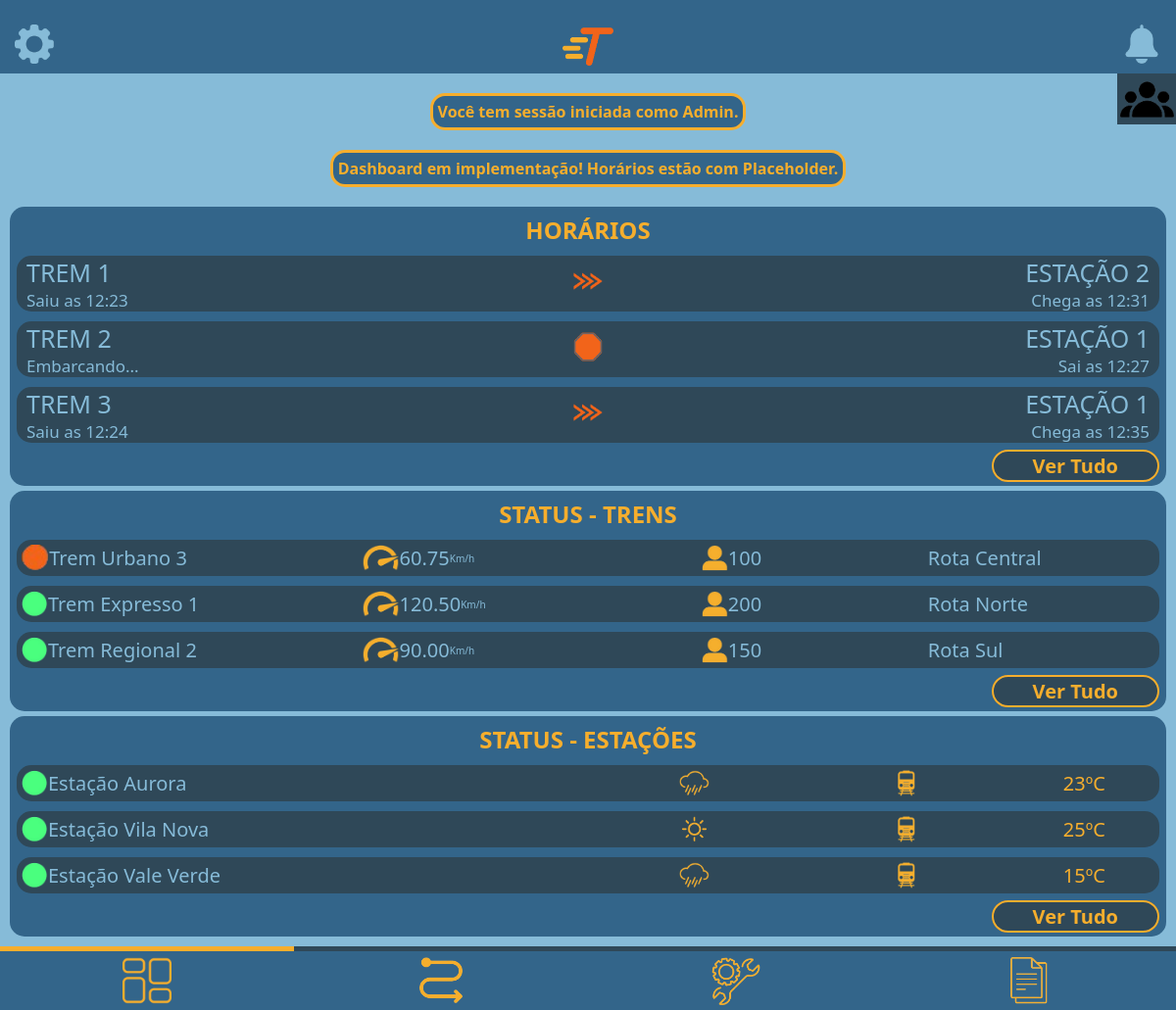
Screenshot of /private/user/dashboard/dashboard.php (signed in) with the database file from the repository.
### tables this page shows
CREATE TABLE usuarios(
	id INT AUTO_INCREMENT NOT NULL PRIMARY KEY,
    cargo ENUM('Administrador', 'Mecânico', 'Faxineiro', 'Supervisor', 'Operário', 'Piloto') NOT NULL,
    salario DECIMAL(10, 2) NOT NULL,
    genero ENUM('Feminino', 'Masculino', 'Prefiro não dizer', 'Outro') NOT NULL,
    dataNascimento DATE NOT NULL,
    senha VARCHAR(255) NOT NULL,
    email VARCHAR(255) NOT NULL,
    nome VARCHAR(120) NOT NULL,
    cpf VARCHAR(11) UNIQUE NOT NULL,
    tipo ENUM('admin', 'funcionario') NOT NULL,
    imagemPerfil VARCHAR(120) NULL
);

CREATE TABLE estacoes(
	id INT AUTO_INCREMENT NOT NULL PRIMARY KEY,
    nomeEstacao ENUM('Estação Aurora', 'Estação Vila Nova', 'Estação Vale Verde', 'Estação São Pedro') NOT NULL,
    temperatura DECIMAL NOT NULL,
    estaChovendo BOOLEAN NOT NULL
);

### private/user/dashboard/dashboard.php (the view, shortened to what this page needs)
<?php
include '../../conexao/conexao.php';
$id = $_SESSION['user_id'];
$sqlUsers = "SELECT nome FROM usuarios WHERE id=$id";
$resultUsers = $conn->query($sqlUsers);
$user = $resultUsers->fetch_assoc();
$sqlTrens = 'SELECT trens.nome AS nomeTrem, rotas.nome AS nomeRota, ativo, quantidadePassageiros, velocidade, idRota FROM trens INNER JOIN rotas ON rotas.id = idRota';
$resultTrens = $conn->query($sqlTrens);
$sqlEstacoes = 'SELECT id, nomeEstacao, temperatura, estaChovendo FROM estacoes';
$resultEstacoes = $conn->query($sqlEstacoes);
?>
<!DOCTYPE html>
<html lang="pt-BR">
<head>
    <link rel="stylesheet" href="../../../style/style.css">
</head>
<body>
    <header class="headerPrincipal">
    <a href="../../../private/<?php if($_SESSION['tipo'] == 'admin'){echo 'admin/config/configAdmin.php';} else {echo 'user/config/configFuncionario.php';}?>"><img src="../../../assets/icons/header/engrenagemIcone.png" alt="Configurações"></a>
    <img src="../../../assets/logos/logoPequena.png" alt="Logo">
    <a href="../alertas.php"><img src="../../../assets/icons/header/sinoIcone.png" alt="Notificações"></a>
</header>
    <a href="usuarios.php"><div class='quadradoUsuarios'>
        <img id="iconeUsuarios" src="../../../assets/icons/dashboard/botaoVisualizarUsuarios.png" alt="Botão para visualizar usuários">
    </div>
    </a>
     <h4 class="flexCentro" style="background-color: #33658a; width:fit-content; text-align:center; margin:20px auto; padding: 5px; border: solid 3px #f6ae2d; border-radius: 15px; color:#f6ae2d;">Você tem sessão iniciada como <?=$user['nome']?>.</h4>
     <h4 class="flexCentro" style="background-color: #33658a; width:fit-content; text-align:center; margin:20px auto; padding: 5px; border: solid 3px #f6ae2d; border-radius: 15px; color:#f6ae2d;">Dashboard em implementação! Horários estão com Placeholder.</h4>
    <section class="secaoInfo">
        <h2>HORÁRIOS</h2>
        <div class="dadoInfo dashboard">
            <div class="dadoInfoLeft">
                <p class="textoPrincipalDado">TREM 1</p>
                <p class="textoSecundarioDado">Saiu as 12:23</p>
            </div>
            <div class="dadoInfoCenter">
                <img src="../../../assets/icons/dashboard/trafegandoIcone.png" alt="iconeTrafegando">
            </div>
            <div class="dadoInfoRight">
                <p class="textoPrincipalDado">ESTAÇÃO 2</p>
                <p class="textoSecundarioDado">Chega as 12:31</p>
            </div>
        </div>
        <div class="dadoInfo dashboard">
            <div class="dadoInfoLeft">
                <p class="textoPrincipalDado">TREM 2</p>
                <p class="textoSecundarioDado">Embarcando...</p>
            </div>
            <div class="dadoInfoCenter">
                <img src="../../../assets/icons/dashboard/paradoIcone.png" alt="iconeParado">
            </div>
            <div class="dadoInfoRight">
                <p class="textoPrincipalDado">ESTAÇÃO 1</p>
                <p class="textoSecundarioDado">Sai as 12:27</p>
            </div>
        </div>
        <div class="dadoInfo dashboard">
            <div class="dadoInfoLeft">
                <p class="textoPrincipalDado">TREM 3</p>
                <p class="textoSecundarioDado">Saiu as 12:24</p>
            </div>
            <div class="dadoInfoCenter">
                <img src="../../../assets/icons/dashboard/trafegandoIcone.png" alt="iconeTrafegando">
            </div>
            <div class="dadoInfoRight">
                <p class="textoPrincipalDado">ESTAÇÃO 1</p>
                <p class="textoSecundarioDado">Chega as 12:35</p>
            </div>
        </div>
        <div class="textoDireita">
            <a href="horarios.php" class="botaoAmarelo">Ver Tudo</a>
        </div>
    </section>
    <section class="secaoInfo">
        <h2>STATUS - TRENS</h2>
        <?php
            while ($row = $resultTrens->fetch_assoc()) {
                echo "<div class='dadoStatusTrens'>
                <div class='tremStatus1'>";
                if($row['ativo']){
                    echo "<img src='../../../assets/icons/dashboard/circuloVerdeIcone.png' alt='simboloStatusVerde'>";
                }else{
                    echo "<img src='../../../assets/icons/dashboard/circuloLaranjaIcone.png' alt='simboloStatusVermelho'>";
                }
                echo "
                <p>{$row['nomeTrem']}</p>
                </div>
                <div class='tremStatus2'>
                    <img src='../../../assets/icons/dashboard/velocidadeIcone.png' alt='simboloVelocidade'>
                    <p>{$row['velocidade']}</p>
                    <p class='textSize-10'>Km/h</p>
                </div>
                <div class='tremStatus3'>
                    <img src='../../../assets/icons/dashboard/pessoaIcone.png' alt='simboloPessoa'>
                    <p>{$row['quantidadePassageiros']}</p>
                </div>
                <div class='tremStatus4'>
                    <p>{$row['nomeRota']}</p>
                </div>
            </div>";
            }
            ?>
        <div class="textoDireita">
            <a href="statusTrens.php" class="botaoAmarelo">Ver Tudo</a>
        </div>
    </section>
    <section  class="secaoInfo">
        <h2>STATUS - ESTAÇÕES</h2>
        <?php
            while ($row = $resultEstacoes->fetch_assoc()) {
                $id = $row['id'];
                $queryTrem = "SELECT idEstacao FROM trens WHERE idEstacao = $id";
                $existeTrem = ($conn->query($queryTrem))->fetch_assoc();
                echo "
                <div class='dadoStatusEstacoes'>
                <div>
                    <img src='../../../assets/icons/dashboard/circuloVerdeIcone.png' alt='simboloStatusVerde'>
                    <p>{$row['nomeEstacao']}</p>
                </div>
                <div>";
                if($row['estaChovendo']){
                    echo "<div class='iconeETempStatusEstacoes'><img src='../../../assets/icons/dashboard/chuvaIcone.png' alt='Ícone de chuva'></div>";
                }else{
                    echo "<div class='iconeETempStatusEstacoes'><img src='../../../assets/icons/dashboard/solIcone.png' alt='Ícone de sol'></div>";
                }
                if($existeTrem){
                    echo "<div class='iconeETempStatusEstacoes'><img src='../../../assets/icons/dashboard/comTremIcone.png' alt='Ícone de trem'></div>";
                }else{
                    echo "<div class='iconeETempStatusEstacoes'><img src='../../../assets/icons/dashboard/semTremIcone.png' alt='Ícone de sem trem'></div>";
                }
                    echo "
                    <p class='iconeETempStatusEstacoes'>{$row['temperatura']}ºC</p>
                </div>
            </div>
                ";
            }
            ?>
        <div class="textoDireita">
            <a href="statusEstacoes.php" class="botaoAmarelo">Ver Tudo</a>
        </div>
    </section>
    <div class="espacoFooterPrincipal"></div>
    <footer class="footerPrincipal">
        <div class="barraLinhaSelecao">
            <div class="linhaAmarela linhaPos1"></div>
        </div>
        <div class="navbar">
            <a href="dashboard.php"><img src="../../../assets/icons/footer/dashboardIcone.png" alt="Dashboard"></a>
            <a href="../gerenciadorDeRotas/gerenciarRotas.php"><img src="../../../assets/icons/footer/rotasIcone.png" alt="Rotas"></a>
            <a href="../manutencao/manutencao.php"><img src="../../../assets/icons/footer/manutencaoIcone.png" alt="Manutenção"></a>
            <a href="../relatorios/relatorios.php"><img src="../../../assets/icons/footer/relatoriosIcone.png" alt="Relatórios"></a>
        </div>
    </footer>
</body>
</html>

### style/style.css (style rules this page uses)
:root { --corAzulNormal: #33658a; --corAzulEscuro: #2f4858; --corAmarelo: #f6ae2d; --corAzulClaro: #86bbd8; --fonte-Segoe: 'Segoe UI', Tahoma, Geneva, Verdana, sans-serif; --fonte-OpenSans: OpenSans, Arial, Helvetica, sans-serif; --corLaranja: #f26419; }
.flexCentro { display: flex; justify-content: center; align-items: center; }
.textoDireita { text-align: right; }
.textSize-10 { font-size: 10px; }
body { background-color: var(--corAzulClaro); margin: 0; height: 100vh; font-family: var(--fonte-Segoe); }
.headerPrincipal { background-color: var(--corAzulNormal); display: flex; justify-content: space-between; align-items: center; position: relative; padding: 25px 15px 5px 15px; }
.headerPrincipal img { height: 40px; }
.espacoFooterPrincipal { height: 70px; }
.footerPrincipal { position: fixed; width: 100%; bottom: 0; }
.footerPrincipal .navbar { background-color: var(--corAzulNormal); justify-content: center; display: flex; }
.navbar img { margin: 5px 17px; height: 50px; }
.navbar a { width: 25%; display: flex; justify-content: center; }
.barraLinhaSelecao { background-color: var(--corAzulEscuro); }
.linhaAmarela { background-color: var(--corAmarelo); padding-top: 5px; }
.linhaPos1 { margin-right: 75%; }
.secaoInfo { background-color: var(--corAzulNormal); border-radius: 15px; margin: 5px 10px; padding: 7px; text-align: center; }
.secaoInfo h2 { color: var(--corAmarelo); margin: 0 0 10px 0; }
.dadoInfo { background-color: var(--corAzulEscuro); color: var(--corAzulClaro); display: flex; align-items: center; border-radius: 15px; margin-bottom: 10px; }
.dashboard img { width: 30px; }
.textoSecundarioDado { font-size: 17px; margin: 0; }
.textoPrincipalDado { font-size: 25px; margin: 0; }
.dadoInfoLeft { text-align: left; margin-left: 10px; width: 45%; }
.dadoInfoCenter { width: 10%; }
.dadoInfoRight { text-align: right; margin-right: 10px; width: 45%; }
.botaoAmarelo { text-decoration: none; color: var(--corAmarelo); font-weight: bold; background-color: var(--corAzulEscuro); font-size: 20px; padding: 1px 40px; border: solid 2px var(--corAmarelo); border-radius: 20px; cursor: pointer; }
.dadoStatusTrens { display: flex; background-color: var(--corAzulEscuro); color: var(--corAzulClaro); align-items: center; font-size: 20px; font-weight: 500; padding: 5px; border-radius: 15px; margin-bottom: 10px; }
.dadoStatusTrens img, .dadoStatusEstacoes img { height: 27px; }
.dadoStatusTrens p, .dadoStatusEstacoes p { margin: 0; }
.dadoStatusTrens div { display: flex; align-items: center; }
.tremStatus1, .tremStatus2 { width: 30%; }
.tremStatus3, .tremStatus4 { width: 20%; }
.dadoStatusEstacoes { display: flex; background-color: #2f4858; color: #86bbd8; align-items: center; font-size: 20px; font-weight: 500; padding: 5px; border-radius: 15px; margin-bottom: 10px; }
.dadoStatusEstacoes div { display: flex; align-items: center; width: 50%; }
.iconeETempStatusEstacoes { display: flex; justify-content: center; text-align: center; width: 33%; color: #f6ae2d; }
.quadradoUsuarios { display: flex; background-color: var(--corAzulEscuro); align-items: center; justify-content: center; position: absolute; top: 5; right: 0; width: 60px; height: 52px; }
#iconeUsuarios { width: 55px; }

### rows the page displays
usuarios: nome "Admin"
estacoes: nomeEstacao "Estação Aurora", estaChovendo 1 (drawn), temperatura "23"
estacoes: nomeEstacao "Estação Vila Nova", estaChovendo 0 (drawn), temperatura "25"
estacoes: nomeEstacao "Estação Vale Verde", estaChovendo 1 (drawn), temperatura "15"

### other values shown
$row['nomeTrem'] "Trem Urbano 3"
$row['velocidade'] "60.75"
$row['quantidadePassageiros'] "100"
$row['nomeRota'] "Rota Central"
$row['nomeTrem'] "Trem Expresso 1"
$row['velocidade'] "120.50"
$row['quantidadePassageiros'] "200"
$row['nomeRota'] "Rota Norte"
$row['nomeTrem'] "Trem Regional 2"
$row['velocidade'] "90.00"
$row['quantidadePassageiros'] "150"
$row['nomeRota'] "Rota Sul"
